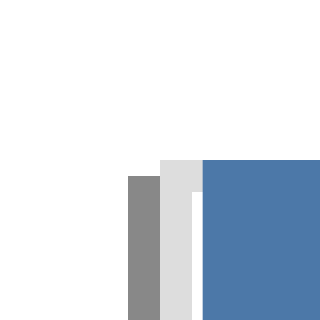

Express this chart as Vega-Lite.
### Vega-Lite specification from a JSON file in a GitHub repository (floating-point values rounded to 4 significant figures)
{"$schema": "https://vega.github.io/schema/vega-lite/v6.json", "padding": 5, "autosize": "none", "data": {"name": "table", "values": [{"c": "A", "g": "p", "x": 1, "y": 2, "v": 5, "t": "2024-01-15", "o": {"v": 3}, "IMDB Rating": 6.1, "d": "x1"}, {"c": "B", "g": "q", "x": 2, "y": 4, "v": 9, "t": "2024-02-20", "o": {"v": 7}, "IMDB Rating": 7.4, "d": "x2"}, {"c": "A", "g": "q", "x": 3, "y": 3, "v": 2, "t": "2024-03-05", "o": {"v": 1}, "IMDB Rating": 5.2, "d": "x1"}, {"c": "C", "g": "p", "x": 4, "y": 6, "v": 7, "t": "2024-05-30", "o": {"v": 4}, "IMDB Rating": 8.8, "d": "x3"}, {"c": "B", "g": "p", "x": 5, "y": 5, "v": 4, "t": "2024-07-11", "o": {"v": 9}, "IMDB Rating": 6.9, "d": "x2"}, {"c": "C", "g": "q", "x": 6, "y": 8, "v": 6, "t": "2024-09-02", "o": {"v": 2}, "IMDB Rating": 7.7, "d": "x3"}, {"c": "A", "g": "p", "x": 7, "y": 7, "v": 8, "t": "2024-11-25", "o": {"v": 5}, "IMDB Rating": 4.4, "d": "x1"}, {"c": "B", "g": "q", "x": 8, "y": 9, "v": 3, "t": "2024-12-31", "o": {"v": 8}, "IMDB Rating": 9.1, "d": "x2"}]}, "mark": "bar", "width": 80, "height": 70, "encoding": {"x": {"field": "c", "type": "nominal"}, "y": {"field": "v", "type": "quantitative"}, "column": {"field": "g", "type": "nominal", "header": {"labelAngle": -45, "labelPadding": 6}}}}
